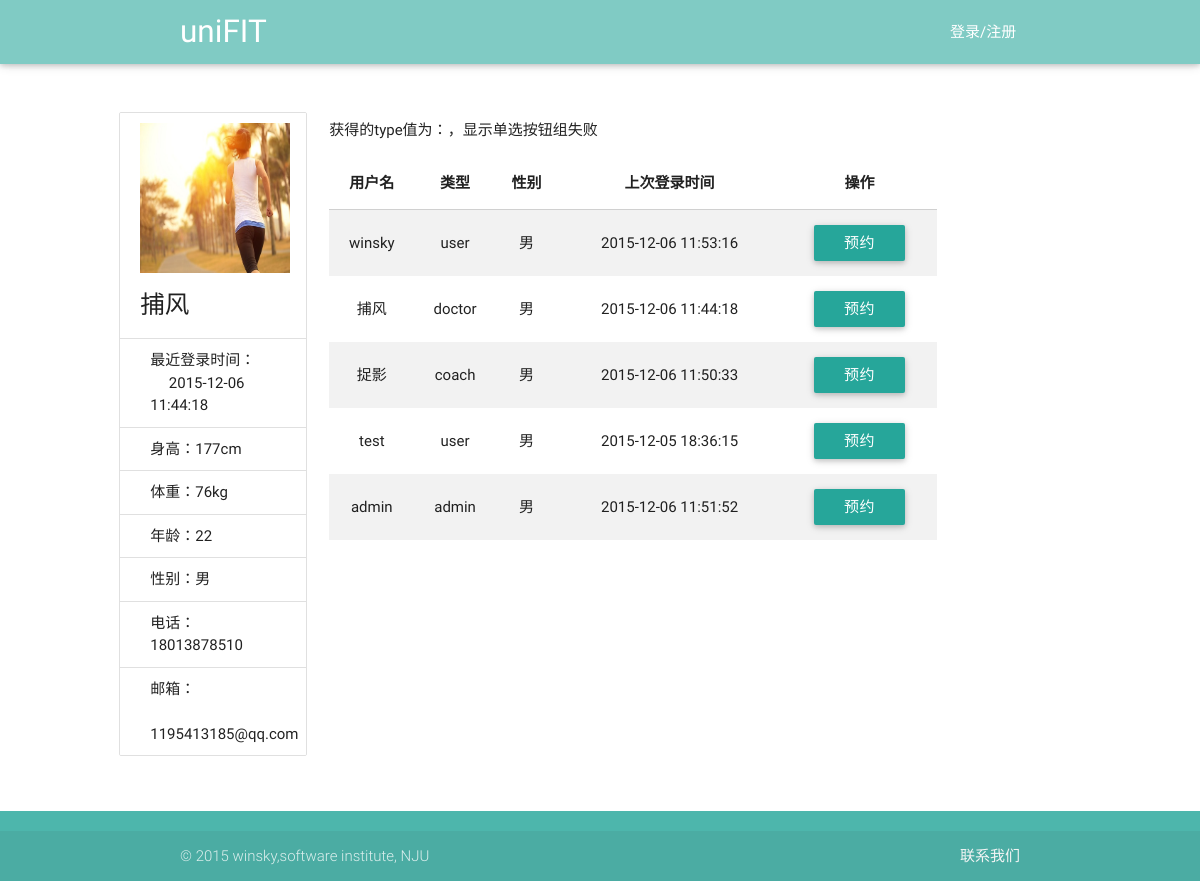
/view/reserve.php?userName=捕风, run on the app's committed database.
### tables this page shows
CREATE TABLE user(id integer primary key,userName varchar(40),password int, type varchar(20) ,age int,sex varchar(20),height int,weight int,telephone varchar(40), email varchar(40),lastLoadTime date default '—');

### service/UserService.php (called while the page is built, shortened)
<?php
require_once('../utils/SqliteHelper.php');
require_once('../model/User.php');
class UserService {
    var $db_user_base_info = "user";
    var $DB = null;
    public function __construct() {
        $this->DB = new SqliteHelper('../data.db');
    }
    public function getUserList($type) {
        if ($type === 'doctor-coach') {
            $sql = "select * from " . $this->db_user_base_info . " where type ='doctor' or type='coach'";
        } else if ($type != "user" && $type != "admin" && $type != "doctor" && $type != "coach") {
            $sql = "select * from " . $this->db_user_base_info;
        } else {
            $sql = "select * from " . $this->db_user_base_info . " where type ='" . $type . "'";
        }
        return $this->DB->getList($sql);
    }
    public function getUserByName($userName) {
        $sql = "select * from " . $this->db_user_base_info . " where userName='" . $userName . "' limit 1";
        $result = $this->DB->getList($sql);
        if (sizeof($result) > 0) {
            $rt = $result[0];
            $password = $rt["password"];
            $type = $rt["type"];
            $age = $rt["age"];
            $sex = $rt["sex"];
            $height = $rt["height"];
            $weight = $rt["weight"];
            $telephone = $rt["telephone"];
            $email = $rt["email"];
            $lastLoadTime = $rt["lastLoadTime"];
            $user = new User($userName, $age, $sex, $type, $password, $height, $weight, $email, $telephone);
            $user->setLastLoadTime($lastLoadTime);
        }
        return $user;
    }
}

### utils/SqliteHelper.php (called while the page is built, shortened)
<?php
class SqliteHelper {
    function __construct($file) {
        try {
            $this->conn = new PDO('sqlite:' . $file);
        } catch (PDOException $e) {
            try {
                $this->conn = new PDO('sqlite2:' . $file);
            } catch (PDOException $e) {
                exit('error!');
            }
        }
    }
    function __destruct() {
        $this->conn = null;
    }
    function query($sql) {
        return $this->conn->query($sql);
    }
    function getList($sql) {
        $recordList = array();
        foreach ($this->RecordArray($sql) as $rstmp) {
            $recordList[] = $rstmp;
        }
        return $recordList;
    }
    function RecordArray($sql) {
        return $this->query($sql)->fetchAll();
    }
}

### model/User.php (called while the page is built, shortened)
<?php
class User {
    private $telephone = "";
    private $email = "";
    private $age = "";
    private $sex = "";
    private $height = "";
    private $weight = "";
    private $lastLoadTime="";
    public function __construct($userName, $age, $sex, $type, $password, $height, $weight, $email, $telephone) {
        $this->telephone = $telephone;
        $this->email = $email;
        $this->age = $age;
        $this->sex = $sex;
        $this->height = $height;
        $this->weight = $weight;
    }
    public function getTelephone() {
        return $this->telephone;
    }
    public function getEmail() {
        return $this->email;
    }
    public function getAge() {
        return $this->age;
    }
    public function getSex() {
        return $this->sex;
    }
    public function getHeight() {
        return $this->height;
    }
    public function getWeight() {
        return $this->weight;
    }
    public function getLastLoadTime() {
        return $this->lastLoadTime;
    }
    public function setLastLoadTime($lastLoadTime) {
        $this->lastLoadTime = $lastLoadTime;
    }
}

### view/reserve.php (the view, shortened to what this page needs)
<!DOCTYPE html>
<html lang="en">
<head>
    <link href="../css/material_icons.css" rel="stylesheet" media="screen,projection">
    <link href="../css/materialize.css" type="text/css" rel="stylesheet" media="screen,projection"/>
    <link href="../css/style.css" type="text/css" rel="stylesheet" media="screen,projection"/>
</head>
<body onload="write_header();write_footer();">
<header></header>
<div class="container main row">
    <div class="col s12 l3">
        <ul class="collection with-header">
            <li class="collection-header">
                <img src="../images/back1.jpg" width="150px" height="150px">
                <?php
                $userName = $_GET["userName"];
                require_once("../service/UserService.php");
                $userService = new UserService();
                $user = $userService->getUserByName($userName);
                $lastLoadTime = $user->getLastLoadTime();
                $height = $user->getHeight() . "cm";
                $weight = $user->getWeight() . "kg";
                $age = $user->getAge();
                $sex = $user->getSex();
                $telephone = $user->getTelephone();
                $email = $user->getEmail();
                ?>
                <h5 id="userName"><?php echo $userName; ?></h5>
            </li>
            <p class="collection-item">最近登录时间：<br> &nbsp;&nbsp;&nbsp;&nbsp; <?php echo $lastLoadTime ?></p>
            <p class="collection-item">身高：<?php echo $height ?></p>
            <p class="collection-item">体重：<?php echo $weight ?></p>
            <p class="collection-item">年龄：<?php echo $age ?></p>
            <p class="collection-item">性别：<?php echo $sex ?></p>
            <p class="collection-item">电话：<?php echo $telephone ?></p>
            <p class="collection-item">邮箱： <br> &nbsp; <?php echo $email ?></p>
        </ul>
    </div>
    <div class="col s12 l9">
        <?php
        $type = $_GET["type"];
        ?>
        <div class="userType">
            <ul style="list-style:none;" onchange="chooseType()">
                <?php
                if ($type == "doctor-coach") {
                    echo '
                    <li style="float: left;margin-left: 110px;">
                        <input class="with-gap" name="types" type="radio" id="doctor-coach" value="doctor-coach" checked/>
                        <label for="doctor-coach">全部</label>
                    </li>
                    <li style="float: left;margin-left: 110px;">
                        <input class="with-gap" name="types" type="radio" id="doctor" value="doctor"/>
                        <label for="doctor">医生</label>
                    </li>
                    <li style="float: left;margin-left: 110px;">
                        <input class="with-gap" name="types" type="radio" id="coach" value="coach" />
                        <label for="coach">教练</label>
                    </li>
                ';
                } else {
                    echo "获得的type值为：", $type, "，显示单选按钮组失败";
                }
                ?>
            </ul>
        </div>
        <div>
            <table class="striped centered responsive-table">
                <thead>
                <tr>
                    <th data-field="userName">用户名</th>
                    <th data-field="type">类型</th>
                    <th data-field="sex">性别</th>
                    <th data-field="lastLoadTime">上次登录时间</th>
                    <th data-field="action">操作</th>
                </tr>
                </thead>
                <tbody>
                <?php
                require_once("../service/UserService.php");
                $user = new UserService();
                $result = $user->getUserList($type);
                foreach ($result as $row) {
                    $userName = $row['userName'];
                    $userType = $row['type'];
                    $sex = $row['sex'];
                    $lastLoadTime = $row['lastLoadTime'];
                    ?>
                    <tr>
                        <td onclick='showDetail(this)'><?php echo $userName; ?></td>
                        <td onclick='showDetail(this)'><?php echo $userType; ?></td>
                        <td onclick='showDetail(this)'><?php echo $sex; ?></td>
                        <td onclick='showDetail(this)'><?php echo $lastLoadTime; ?></td>
                        <td>
                            <button class="btn" onclick="reverse(this);">预约</button>
                        </td>
                    </tr>
                    <?php
                }
                ?>
                </tbody>
            </table>
        </div>
    </div>
</div>
<div id="footer"></div>
</body>
</html>

### view/reserve.php (style rules this page uses)
.row { margin-left: 9%; margin-right: 9%; }
.main { margin-top: 40px; }

### data on the page
user: lastLoadTime "2015-12-06 11:44:18", height "177cm", weight "76kg", age "22", sex "男", telephone "18013878510", email "1195413185@qq.com", userName "捕风", type "doctor"
user: userName "winsky", type "user", sex "男", lastLoadTime "2015-12-06 11:53:16"
user: userName "捉影", type "coach", sex "男", lastLoadTime "2015-12-06 11:50:33"
user: userName "test", type "user", sex "男", lastLoadTime "2015-12-05 18:36:15"
user: userName "admin", type "admin", sex "男", lastLoadTime "2015-12-06 11:51:52"

### other printed values
$userName "捕风"
